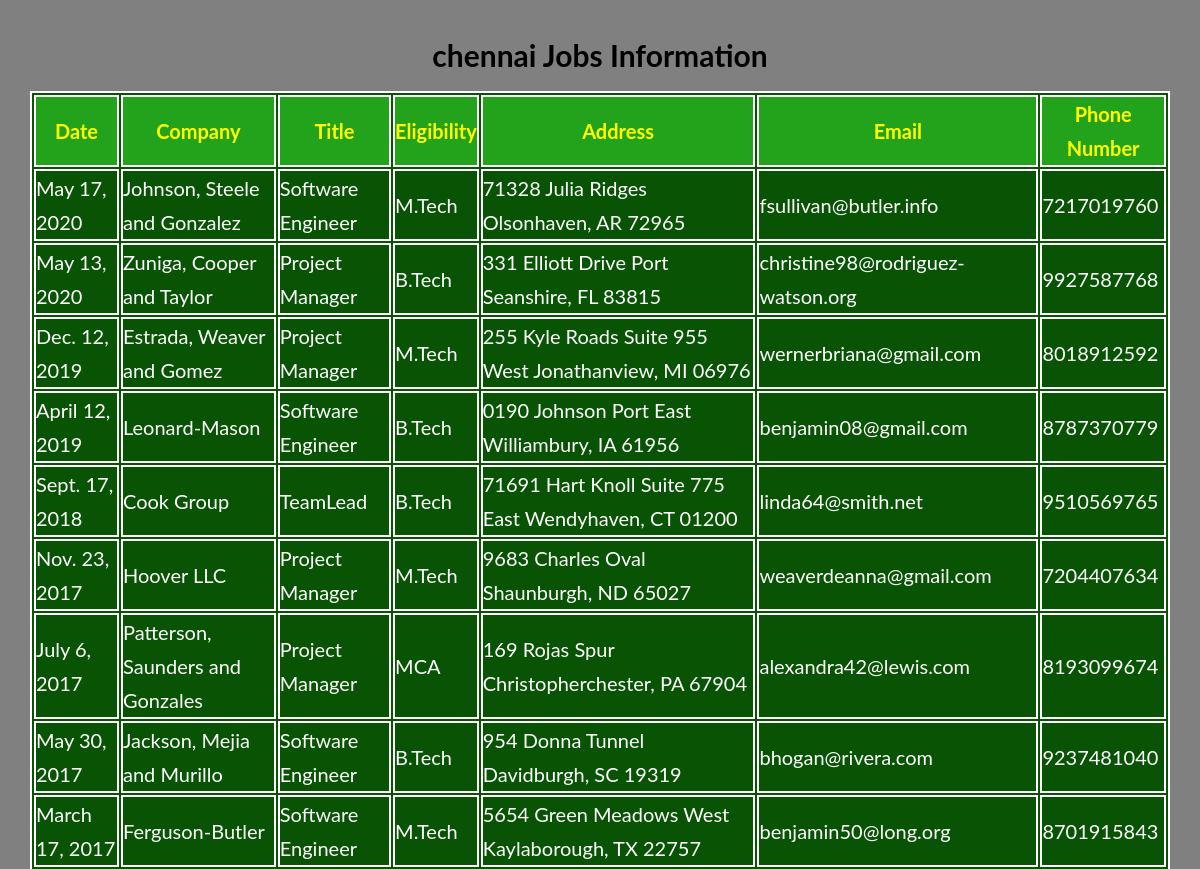
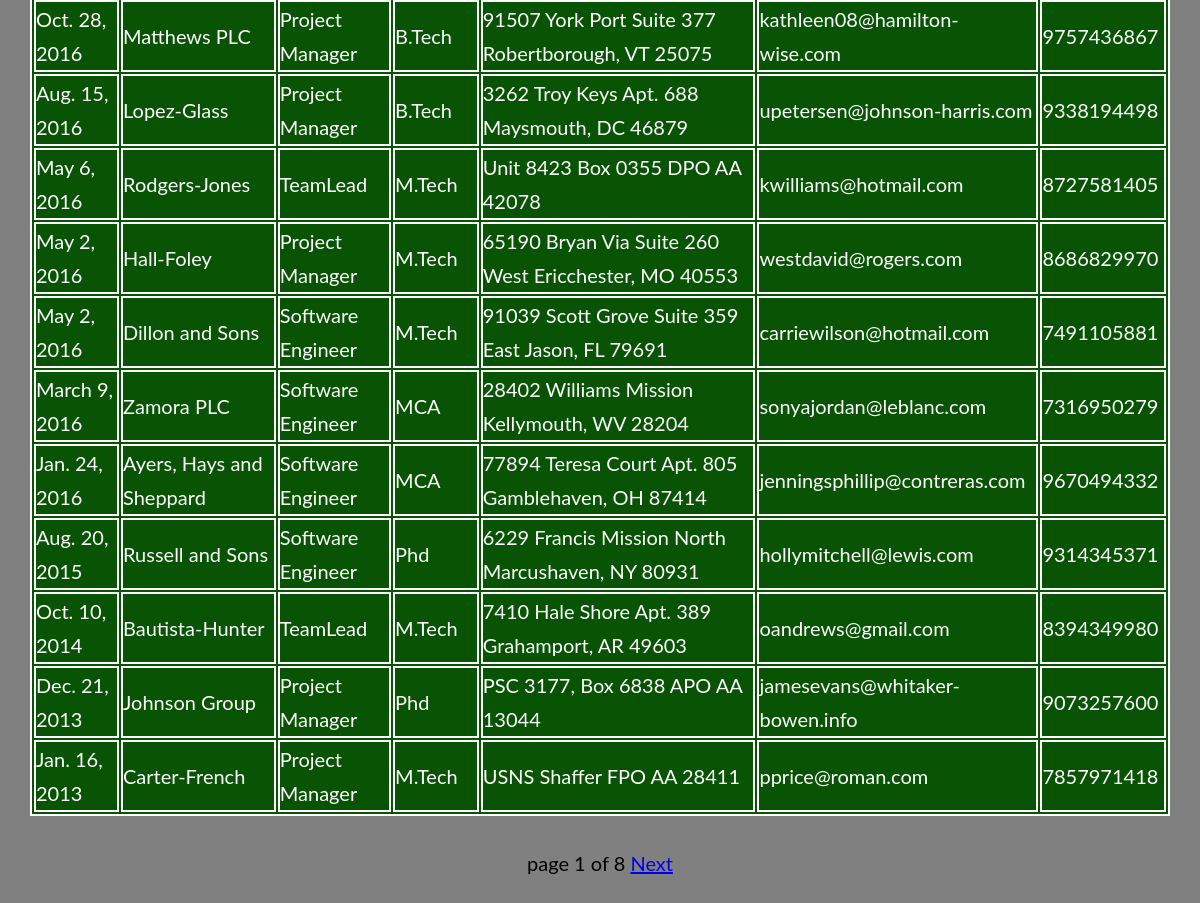
Screenshot of /cjobs/ with the database file from the repository (2 pictures, top to bottom).
### job/models.py (models this page shows)
class chennaijobs(models.Model):
    date=models.DateField();
    company=models.CharField(max_length=100);
    title=models.CharField(max_length=100);
    eligibility=models.CharField(max_length=100);
    address=models.CharField(max_length=100);
    email=models.EmailField();
    phonenumber=models.IntegerField()

### job/views.py (the view)
# urls.py: path('cjobs/', views.cjobs),
def cjobs(request):
    chennai_jobs=chennaijobs.objects.order_by('-date')
    paginator=Paginator(chennai_jobs,20)
    page_number=request.GET.get('page')
    try:
      chennai_jobs=paginator.page(page_number)
    except PageNotAnInteger:
       chennai_jobs=paginator.page(1)
    except EmptyPage:
      chennai_jobs=paginator.page(paginator.num_pages)
    return render(request,'job/chennaijobs.html',{'chennai_jobs':chennai_jobs})

### templates/job/chennaijobs.html (shortened to what this page needs)
<!DOCTYPE html>
{%load static%}
<html lang="en" dir="ltr">
  <head>
    <link rel="stylesheet" href="{% static "job/demo1.css" %}">
  </head>
  <body class="col">
    <h1 class="jobs">chennai Jobs Information</h1>
      {% if chennai_jobs %}
      <table id='tab'>
        <thead>
          <th>Date</th>
          <th>Company</th>
          <th>Title</th>
          <th>Eligibility</th>
          <th>Address</th>
          <th>Email</th>
          <th>Phone Number</th>
        </thead>
        {%for job in chennai_jobs %}
        <tr>
          <td>{{job.date}}</td>
          <td>{{job.company}}</td>
          <td>{{job.title}}</td>
          <td>{{job.eligibility}}</td>
          <td>{{job.address}}</td>
          <td>{{job.email}}</td>
          <td>{{job.phonenumber}}</td>
        </tr>
        {% endfor %}
      </table>
      <div class="pag">
      {%include 'job/pagination.html' with page=chennai_jobs%}
      </div>
      {%else %}
      <p>No Jobs Found in chennai</p>
    {% endif %}
  </body>
</html>

### static/job/demo1.css (style rules this page uses)
*, *::after, *::before { margin: 0; padding: 0; box-sizing: inherit; }
html { font-size: 62.5%; }
body { font-family: "Lato", sans-serif; font-weight: 400; line-height: 1.7; color: #777; padding: 3rem; box-sizing: border-box; }
table,thead,th,tr,td { color:white; border:2px solid white; font-size: 20px; margin:auto; background:#085404; }
thead,th { color:yellow; border:2px solid white; font-size: 20px; margin:auto; background:#23a31c; }
.col { background-image: linear-gradient(to right, grey,grey); }
.jobs { color:black; text-align: center; margin-bottom: 10px; font-size: 30px; }
.pag { text-align: center; margin-top: 30px; color:black; font-size: 20px; }

### rows the page displays
chennaijobs: date "May 17, 2020", company "Johnson, Steele and Gonzalez", title "Software Engineer", eligibility "M.Tech", address "71328 Julia Ridges Olsonhaven, AR 72965", email "fsullivan@butler.info", phonenumber "7217019760"
chennaijobs: date "May 13, 2020", company "Zuniga, Cooper and Taylor", title "Project Manager", eligibility "B.Tech", address "331 Elliott Drive Port Seanshire, FL 83815", email "christine98@rodriguez-watson.org", phonenumber "9927587768"
chennaijobs: date "Dec. 12, 2019", company "Estrada, Weaver and Gomez", title "Project Manager", eligibility "M.Tech", address "255 Kyle Roads Suite 955 West Jonathanview, MI 06976", email "wernerbriana@gmail.com", phonenumber "8018912592"
chennaijobs: date "April 12, 2019", company "Leonard-Mason", title "Software Engineer", eligibility "B.Tech", address "0190 Johnson Port East Williambury, IA 61956", email "benjamin08@gmail.com", phonenumber "8787370779"
chennaijobs: date "Sept. 17, 2018", company "Cook Group", title "TeamLead", eligibility "B.Tech", address "71691 Hart Knoll Suite 775 East Wendyhaven, CT 01200", email "linda64@smith.net", phonenumber "9510569765"
chennaijobs: date "Nov. 23, 2017", company "Hoover LLC", title "Project Manager", eligibility "M.Tech", address "9683 Charles Oval Shaunburgh, ND 65027", email "weaverdeanna@gmail.com", phonenumber "7204407634"
chennaijobs: date "July 6, 2017", company "Patterson, Saunders and Gonzales", title "Project Manager", eligibility "MCA", address "169 Rojas Spur Christopherchester, PA 67904", email "alexandra42@lewis.com", phonenumber "8193099674"
chennaijobs: date "May 30, 2017", company "Jackson, Mejia and Murillo", title "Software Engineer", eligibility "B.Tech", address "954 Donna Tunnel Davidburgh, SC 19319", email "bhogan@rivera.com", phonenumber "9237481040"
chennaijobs: date "March 17, 2017", company "Ferguson-Butler", title "Software Engineer", eligibility "M.Tech", address "5654 Green Meadows West Kaylaborough, TX 22757", email "benjamin50@long.org", phonenumber "8701915843"
chennaijobs: date "Oct. 28, 2016", company "Matthews PLC", title "Project Manager", eligibility "B.Tech", address "91507 York Port Suite 377 Robertborough, VT 25075", email "kathleen08@hamilton-wise.com", phonenumber "9757436867"
chennaijobs: date "Aug. 15, 2016", company "Lopez-Glass", title "Project Manager", eligibility "B.Tech", address "3262 Troy Keys Apt. 688 Maysmouth, DC 46879", email "upetersen@johnson-harris.com", phonenumber "9338194498"
chennaijobs: date "May 6, 2016", company "Rodgers-Jones", title "TeamLead", eligibility "M.Tech", address "Unit 8423 Box 0355 DPO AA 42078", email "kwilliams@hotmail.com", phonenumber "8727581405"
chennaijobs: date "May 2, 2016", company "Hall-Foley", title "Project Manager", eligibility "M.Tech", address "65190 Bryan Via Suite 260 West Ericchester, MO 40553", email "westdavid@rogers.com", phonenumber "8686829970"
chennaijobs: date "May 2, 2016", company "Dillon and Sons", title "Software Engineer", eligibility "M.Tech", address "91039 Scott Grove Suite 359 East Jason, FL 79691", email "carriewilson@hotmail.com", phonenumber "7491105881"
chennaijobs: date "March 9, 2016", company "Zamora PLC", title "Software Engineer", eligibility "MCA", address "28402 Williams Mission Kellymouth, WV 28204", email "sonyajordan@leblanc.com", phonenumber "7316950279"
chennaijobs: date "Jan. 24, 2016", company "Ayers, Hays and Sheppard", title "Software Engineer", eligibility "MCA", address "77894 Teresa Court Apt. 805 Gamblehaven, OH 87414", email "jenningsphillip@contreras.com", phonenumber "9670494332"
chennaijobs: date "Aug. 20, 2015", company "Russell and Sons", title "Software Engineer", eligibility "Phd", address "6229 Francis Mission North Marcushaven, NY 80931", email "hollymitchell@lewis.com", phonenumber "9314345371"
chennaijobs: date "Oct. 10, 2014", company "Bautista-Hunter", title "TeamLead", eligibility "M.Tech", address "7410 Hale Shore Apt. 389 Grahamport, AR 49603", email "oandrews@gmail.com", phonenumber "8394349980"
chennaijobs: date "Dec. 21, 2013", company "Johnson Group", title "Project Manager", eligibility "Phd", address "PSC 3177, Box 6838 APO AA 13044", email "jamesevans@whitaker-bowen.info", phonenumber "9073257600"
chennaijobs: date "Jan. 16, 2013", company "Carter-French", title "Project Manager", eligibility "M.Tech", address "USNS Shaffer FPO AA 28411", email "pprice@roman.com", phonenumber "7857971418"

### other values shown
{{ page.number }} "1"
{{ page.paginator.num_pages }} "8"
